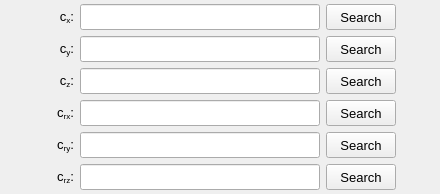
                   <widget class="QWidget" name="tab_damper_table">
                    <attribute name="title">
                     <string>Damper</string>
                    </attribute>
                    <layout class="QGridLayout" name="gridLayout_17">
                     <property name="leftMargin">
                      <number>4</number>
                     </property>
                     <property name="topMargin">
                      <number>4</number>
                     </property>
                     <property name="rightMargin">
                      <number>4</number>
                     </property>
                     <property name="bottomMargin">
                      <number>4</number>
                     </property>
                     <item row="0" column="4">
                      <spacer name="horizontalSpacer_21">
                       <property name="orientation">
                        <enum>Qt::Horizontal</enum>
                       </property>
                       <property name="sizeHint" stdset="0">
                        <size>
                         <width>40</width>
                         <height>20</height>
                        </size>
                       </property>
                      </spacer>
                     </item>
                     <item row="0" column="1">
                      <widget class="QLabel" name="label_138">
                       <property name="enabled">
                        <bool>true</bool>
                       </property>
                       <property name="minimumSize">
                        <size>
                         <width>30</width>
                         <height>26</height>
                        </size>
                       </property>
                       <property name="maximumSize">
                        <size>
                         <width>30</width>
                         <height>26</height>
                        </size>
                       </property>
                       <property name="font">
                        <font>
                         <pointsize>10</pointsize>
                        </font>
                       </property>
                       <property name="mouseTracking">
                        <bool>true</bool>
                       </property>
                       <property name="text">
                        <string>&lt;html&gt;&lt;head/&gt;&lt;body&gt;&lt;p align=&quot;right&quot;&gt;c&lt;span style=&quot; vertical-align:sub;&quot;&gt;x&lt;/span&gt;:&lt;/p&gt;&lt;/body&gt;&lt;/html&gt;</string>
                       </property>
                       <property name="alignment">
                        <set>Qt::AlignCenter</set>
                       </property>
                      </widget>
                     </item>
                     <item row="0" column="2">
                      <widget class="QLineEdit" name="lineEdit_path_table_Cx">
                       <property name="enabled">
                        <bool>true</bool>
                       </property>
                       <property name="minimumSize">
                        <size>
                         <width>240</width>
                         <height>26</height>
                        </size>
                       </property>
                       <property name="maximumSize">
                        <size>
                         <width>250</width>
                         <height>26</height>
                        </size>
                       </property>
                       <property name="sizeIncrement">
                        <size>
                         <width>0</width>
                         <height>0</height>
                        </size>
                       </property>
                       <property name="font">
                        <font>
                         <pointsize>9</pointsize>
                        </font>
                       </property>
                       <property name="styleSheet">
                        <string notr="true"/>
                       </property>
                       <property name="alignment">
                        <set>Qt::AlignCenter</set>
                       </property>
                      </widget>
                     </item>
                     <item row="0" column="3">
                      <widget class="QPushButton" name="pushButton_load_Cx_table">
                       <property name="enabled">
                        <bool>true</bool>
                       </property>
                       <property name="sizePolicy">
                        <sizepolicy hsizetype="Expanding" vsizetype="Fixed">
                         <horstretch>0</horstretch>
                         <verstretch>0</verstretch>
                        </sizepolicy>
                       </property>
                       <property name="minimumSize">
                        <size>
                         <width>70</width>
                         <height>26</height>
                        </size>
                       </property>
                       <property name="maximumSize">
                        <size>
                         <width>70</width>
                         <height>16777215</height>
                        </size>
                       </property>
                       <property name="font">
                        <font>
                         <pointsize>10</pointsize>
                        </font>
                       </property>
                       <property name="styleSheet">
                        <string notr="true"/>
                       </property>
                       <property name="text">
                        <string>Search</string>
                       </property>
                      </widget>
                     </item>
                     <item row="1" column="1">
                      <widget class="QLabel" name="label_133">
                       <property name="enabled">
                        <bool>true</bool>
                       </property>
                       <property name="minimumSize">
                        <size>
                         <width>30</width>
                         <height>26</height>
                        </size>
                       </property>
                       <property name="maximumSize">
                        <size>
                         <width>30</width>
                         <height>26</height>
                        </size>
                       </property>
                       <property name="font">
                        <font>
                         <pointsize>10</pointsize>
                        </font>
                       </property>
                       <property name="mouseTracking">
                        <bool>true</bool>
                       </property>
                       <property name="text">
                        <string>&lt;html&gt;&lt;head/&gt;&lt;body&gt;&lt;p align=&quot;right&quot;&gt;c&lt;span style=&quot; vertical-align:sub;&quot;&gt;y&lt;/span&gt;:&lt;/p&gt;&lt;/body&gt;&lt;/html&gt;</string>
                       </property>
                       <property name="alignment">
                        <set>Qt::AlignCenter</set>
                       </property>
                      </widget>
                     </item>
                     <item row="2" column="1">
                      <widget class="QLabel" name="label_136">
                       <property name="enabled">
                        <bool>true</bool>
                       </property>
                       <property name="minimumSize">
                        <size>
                         <width>30</width>
                         <height>26</height>
                        </size>
                       </property>
                       <property name="maximumSize">
                        <size>
                         <width>30</width>
                         <height>26</height>
                        </size>
                       </property>
                       <property name="font">
                        <font>
                         <pointsize>10</pointsize>
                        </font>
                       </property>
                       <property name="mouseTracking">
                        <bool>true</bool>
                       </property>
                       <property name="text">
                        <string>&lt;html&gt;&lt;head/&gt;&lt;body&gt;&lt;p align=&quot;right&quot;&gt;c&lt;span style=&quot; vertical-align:sub;&quot;&gt;z&lt;/span&gt;:&lt;/p&gt;&lt;/body&gt;&lt;/html&gt;</string>
                       </property>
                       <property name="alignment">
                        <set>Qt::AlignCenter</set>
                       </property>
                      </widget>
                     </item>
                     <item row="1" column="2">
                      <widget class="QLineEdit" name="lineEdit_path_table_Cy">
                       <property name="enabled">
                        <bool>true</bool>
                       </property>
                       <property name="minimumSize">
                        <size>
                         <width>240</width>
                         <height>26</height>
                        </size>
                       </property>
                       <property name="maximumSize">
                        <size>
                         <width>250</width>
                         <height>26</height>
                        </size>
                       </property>
                       <property name="sizeIncrement">
                        <size>
                         <width>0</width>
                         <height>0</height>
                        </size>
                       </property>
                       <property name="font">
                        <font>
                         <pointsize>9</pointsize>
                        </font>
                       </property>
                       <property name="styleSheet">
                        <string notr="true"/>
                       </property>
                       <property name="alignment">
                        <set>Qt::AlignCenter</set>
                       </property>
                      </widget>
                     </item>
                     <item row="1" column="3">
                      <widget class="QPushButton" name="pushButton_load_Cy_table">
                       <property name="enabled">
                        <bool>true</bool>
                       </property>
                       <property name="sizePolicy">
                        <sizepolicy hsizetype="Expanding" vsizetype="Fixed">
                         <horstretch>0</horstretch>
                         <verstretch>0</verstretch>
                        </sizepolicy>
                       </property>
                       <property name="minimumSize">
                        <size>
                         <width>70</width>
                         <height>26</height>
                        </size>
                       </property>
                       <property name="maximumSize">
                        <size>
                         <width>70</width>
                         <height>16777215</height>
                        </size>
                       </property>
                       <property name="font">
                        <font>
                         <pointsize>10</pointsize>
                        </font>
                       </property>
                       <property name="styleSheet">
                        <string notr="true"/>
                       </property>
                       <property name="text">
                        <string>Search</string>
                       </property>
                      </widget>
                     </item>
                     <item row="2" column="2">
                      <widget class="QLineEdit" name="lineEdit_path_table_Cz">
                       <property name="enabled">
                        <bool>true</bool>
                       </property>
                       <property name="minimumSize">
                        <size>
                         <width>240</width>
                         <height>26</height>
                        </size>
                       </property>
                       <property name="maximumSize">
                        <size>
                         <width>250</width>
                         <height>26</height>
                        </size>
                       </property>
                       <property name="sizeIncrement">
                        <size>
                         <width>0</width>
                         <height>0</height>
                        </size>
                       </property>
                       <property name="font">
                        <font>
                         <pointsize>9</pointsize>
                        </font>
                       </property>
                       <property name="styleSheet">
                        <string notr="true"/>
                       </property>
                       <property name="alignment">
                        <set>Qt::AlignCenter</set>
                       </property>
                      </widget>
                     </item>
                     <item row="2" column="3">
                      <widget class="QPushButton" name="pushButton_load_Cz_table">
                       <property name="enabled">
                        <bool>true</bool>
                       </property>
                       <property name="sizePolicy">
                        <sizepolicy hsizetype="Expanding" vsizetype="Fixed">
                         <horstretch>0</horstretch>
                         <verstretch>0</verstretch>
                        </sizepolicy>
                       </property>
                       <property name="minimumSize">
                        <size>
                         <width>70</width>
                         <height>26</height>
                        </size>
                       </property>
                       <property name="maximumSize">
                        <size>
                         <width>70</width>
                         <height>16777215</height>
                        </size>
                       </property>
                       <property name="font">
                        <font>
                         <pointsize>10</pointsize>
                        </font>
                       </property>
                       <property name="styleSheet">
                        <string notr="true"/>
                       </property>
                       <property name="text">
                        <string>Search</string>
                       </property>
                      </widget>
                     </item>
                     <item row="3" column="3">
                      <widget class="QPushButton" name="pushButton_load_Crx_table">
                       <property name="enabled">
                        <bool>true</bool>
                       </property>
                       <property name="sizePolicy">
                        <sizepolicy hsizetype="Expanding" vsizetype="Fixed">
                         <horstretch>0</horstretch>
                         <verstretch>0</verstretch>
                        </sizepolicy>
                       </property>
                       <property name="minimumSize">
                        <size>
                         <width>70</width>
                         <height>26</height>
                        </size>
                       </property>
                       <property name="maximumSize">
                        <size>
                         <width>70</width>
                         <height>16777215</height>
                        </size>
                       </property>
                       <property name="font">
                        <font>
                         <pointsize>10</pointsize>
                        </font>
                       </property>
                       <property name="styleSheet">
                        <string notr="true"/>
                       </property>
                       <property name="text">
                        <string>Search</string>
                       </property>
                      </widget>
                     </item>
                     <item row="4" column="1">
                      <widget class="QLabel" name="label_139">
                       <property name="enabled">
                        <bool>true</bool>
                       </property>
                       <property name="minimumSize">
                        <size>
                         <width>30</width>
                         <height>26</height>
                        </size>
                       </property>
                       <property name="maximumSize">
                        <size>
                         <width>30</width>
                         <height>26</height>
                        </size>
                       </property>
                       <property name="font">
                        <font>
                         <pointsize>10</pointsize>
                        </font>
                       </property>
                       <property name="mouseTracking">
                        <bool>true</bool>
                       </property>
                       <property name="text">
                        <string>&lt;html&gt;&lt;head/&gt;&lt;body&gt;&lt;p align=&quot;right&quot;&gt;c&lt;span style=&quot; vertical-align:sub;&quot;&gt;ry&lt;/span&gt;:&lt;/p&gt;&lt;/body&gt;&lt;/html&gt;</string>
                       </property>
                       <property name="alignment">
                        <set>Qt::AlignCenter</set>
                       </property>
                      </widget>
                     </item>
                     <item row="4" column="2">
                      <widget class="QLineEdit" name="lineEdit_path_table_Cry">
                       <property name="enabled">
                        <bool>true</bool>
                       </property>
                       <property name="minimumSize">
                        <size>
                         <width>240</width>
                         <height>26</height>
                        </size>
                       </property>
                       <property name="maximumSize">
                        <size>
                         <width>250</width>
                         <height>26</height>
                        </size>
                       </property>
                       <property name="sizeIncrement">
                        <size>
                         <width>0</width>
                         <height>0</height>
                        </size>
                       </property>
                       <property name="font">
                        <font>
                         <pointsize>9</pointsize>
                        </font>
                       </property>
                       <property name="styleSheet">
                        <string notr="true"/>
                       </property>
                       <property name="alignment">
                        <set>Qt::AlignCenter</set>
                       </property>
                      </widget>
                     </item>
                     <item row="3" column="1">
                      <widget class="QLabel" name="label_137">
                       <property name="enabled">
                        <bool>true</bool>
                       </property>
                       <property name="minimumSize">
                        <size>
                         <width>30</width>
                         <height>26</height>
                        </size>
                       </property>
                       <property name="maximumSize">
                        <size>
                         <width>30</width>
                         <height>26</height>
                        </size>
                       </property>
                       <property name="font">
                        <font>
                         <pointsize>10</pointsize>
                        </font>
                       </property>
                       <property name="mouseTracking">
                        <bool>true</bool>
                       </property>
                       <property name="text">
                        <string>&lt;html&gt;&lt;head/&gt;&lt;body&gt;&lt;p align=&quot;right&quot;&gt;c&lt;span style=&quot; vertical-align:sub;&quot;&gt;rx&lt;/span&gt;:&lt;/p&gt;&lt;/body&gt;&lt;/html&gt;</string>
                       </property>
                       <property name="alignment">
                        <set>Qt::AlignCenter</set>
                       </property>
                      </widget>
                     </item>
                     <item row="3" column="2">
                      <widget class="QLineEdit" name="lineEdit_path_table_Crx">
                       <property name="enabled">
                        <bool>true</bool>
                       </property>
                       <property name="minimumSize">
                        <size>
                         <width>240</width>
                         <height>26</height>
                        </size>
                       </property>
                       <property name="maximumSize">
                        <size>
                         <width>250</width>
                         <height>26</height>
                        </size>
                       </property>
                       <property name="sizeIncrement">
                        <size>
                         <width>0</width>
                         <height>0</height>
                        </size>
                       </property>
                       <property name="font">
                        <font>
                         <pointsize>9</pointsize>
                        </font>
                       </property>
                       <property name="styleSheet">
                        <string notr="true"/>
                       </property>
                       <property name="alignment">
                        <set>Qt::AlignCenter</set>
                       </property>
                      </widget>
                     </item>
                     <item row="4" column="3">
                      <widget class="QPushButton" name="pushButton_load_Cry_table">
                       <property name="enabled">
                        <bool>true</bool>
                       </property>
                       <property name="sizePolicy">
                        <sizepolicy hsizetype="Expanding" vsizetype="Fixed">
                         <horstretch>0</horstretch>
                         <verstretch>0</verstretch>
                        </sizepolicy>
                       </property>
                       <property name="minimumSize">
                        <size>
                         <width>70</width>
                         <height>26</height>
                        </size>
                       </property>
                       <property name="maximumSize">
                        <size>
                         <width>70</width>
                         <height>16777215</height>
                        </size>
                       </property>
                       <property name="font">
                        <font>
                         <pointsize>10</pointsize>
                        </font>
                       </property>
                       <property name="styleSheet">
                        <string notr="true"/>
                       </property>
                       <property name="text">
                        <string>Search</string>
                       </property>
                      </widget>
                     </item>
                     <item row="5" column="1">
                      <widget class="QLabel" name="label_120">
                       <property name="enabled">
                        <bool>true</bool>
                       </property>
                       <property name="minimumSize">
                        <size>
                         <width>30</width>
                         <height>26</height>
                        </size>
                       </property>
                       <property name="maximumSize">
                        <size>
                         <width>30</width>
                         <height>26</height>
                        </size>
                       </property>
                       <property name="font">
                        <font>
                         <pointsize>10</pointsize>
                        </font>
                       </property>
                       <property name="mouseTracking">
                        <bool>true</bool>
                       </property>
                       <property name="text">
                        <string>&lt;html&gt;&lt;head/&gt;&lt;body&gt;&lt;p align=&quot;right&quot;&gt;c&lt;span style=&quot; vertical-align:sub;&quot;&gt;rz&lt;/span&gt;:&lt;/p&gt;&lt;/body&gt;&lt;/html&gt;</string>
                       </property>
                       <property name="alignment">
                        <set>Qt::AlignCenter</set>
                       </property>
                      </widget>
                     </item>
                     <item row="5" column="3">
                      <widget class="QPushButton" name="pushButton_load_Crz_table">
                       <property name="enabled">
                        <bool>true</bool>
                       </property>
                       <property name="sizePolicy">
                        <sizepolicy hsizetype="Expanding" vsizetype="Fixed">
                         <horstretch>0</horstretch>
                         <verstretch>0</verstretch>
                        </sizepolicy>
                       </property>
                       <property name="minimumSize">
                        <size>
                         <width>70</width>
                         <height>26</height>
                        </size>
                       </property>
                       <property name="maximumSize">
                        <size>
                         <width>70</width>
                         <height>16777215</height>
                        </size>
                       </property>
                       <property name="font">
                        <font>
                         <pointsize>10</pointsize>
                        </font>
                       </property>
                       <property name="styleSheet">
                        <string notr="true"/>
                       </property>
                       <property name="text">
                        <string>Search</string>
                       </property>
                      </widget>
                     </item>
                     <item row="5" column="2">
                      <widget class="QLineEdit" name="lineEdit_path_table_Crz">
                       <property name="enabled">
                        <bool>true</bool>
                       </property>
                       <property name="minimumSize">
                        <size>
                         <width>240</width>
                         <height>26</height>
                        </size>
                       </property>
                       <property name="maximumSize">
                        <size>
                         <width>250</width>
                         <height>26</height>
                        </size>
                       </property>
                       <property name="sizeIncrement">
                        <size>
                         <width>0</width>
                         <height>0</height>
                        </size>
                       </property>
                       <property name="font">
                        <font>
                         <pointsize>9</pointsize>
                        </font>
                       </property>
                       <property name="styleSheet">
                        <string notr="true"/>
                       </property>
                       <property name="alignment">
                        <set>Qt::AlignCenter</set>
                       </property>
                      </widget>
                     </item>
                     <item row="0" column="0">
                      <spacer name="horizontalSpacer_22">
                       <property name="orientation">
                        <enum>Qt::Horizontal</enum>
                       </property>
                       <property name="sizeHint" stdset="0">
                        <size>
                         <width>40</width>
                         <height>20</height>
                        </size>
                       </property>
                      </spacer>
                     </item>
                    </layout>
                   </widget>
